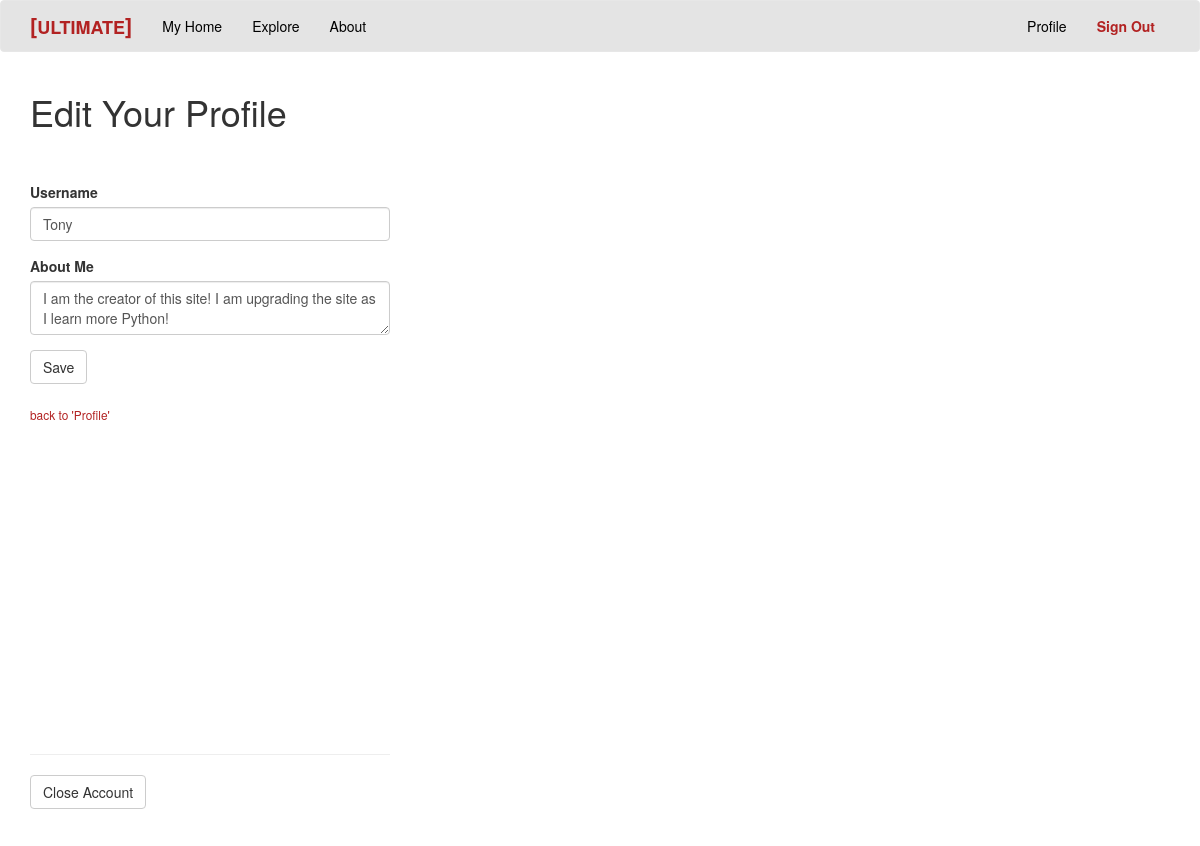
Screenshot of /edit_profile (signed in) with the database file from the repository.
### app/models.py (models this page shows, shortened)
class User(UserMixin, db.Model): #database model for Users
  id = db.Column(db.Integer, primary_key=True)
  username = db.Column(db.String(64), index=True, unique=True)
  email = db.Column(db.String(120), index=True, unique=True)
  password_hash = db.Column(db.String(128))
  posts = db.relationship('Post', backref='author', lazy='dynamic')
  about_me = db.Column(db.String(140))
  last_seen = db.Column(db.DateTime, default=datetime.utcnow)
  followed = db.relationship(
    'User', secondary = followers,
    primaryjoin=(followers.c.follower_id == id),
    secondaryjoin=(followers.c.followed_id==id),
    backref=db.backref('followers', lazy = 'dynamic'), lazy='dynamic' )

### app/main/routes.py (the view)
@bp.route('/edit_profile', methods=['GET','POST'])
@login_required
def edit_profile(): #data pre-checks are done in forms.py, so the form can check the inputs for invalidity and inform the user of the invalidity before the page can be submitted
    form = EditProfileForm(current_user.username) #invokes the editprofile form
    if form.validate_on_submit(): #if the user submits...
        current_user.username=form.username.data #reassign the current username data to the newly submitted username data
        current_user.about_me=form.about_me.data #reassign the current about me data to the newly submitted about_me data
        db.session.commit() #save the changes in the data base
        flash(_('Your changes have been saved')) #let the user know their changes have been saved
        return redirect(url_for('main.edit_profile')) #redirects user to edit profile page
    elif request.method == 'GET': #else if, if the user has just been directed to the edit profile page for an initial time('GET'TING INFO)...
        form.username.data = current_user.username # pre-populate the username and about_me
        form.about_me.data = current_user.about_me # forms with the data we have in our database
    CAform = CloseAccountForm()
    return render_template('edit_profile.html', title=_('Edit Profile'), form=form, CAform=CAform) #colored 'form' contains all the user's form data, 'form' can be accessed by 'edit_profile.html' to print data to the page usually using the "." operator

### app/main/forms.py (shortened to what this page needs)
class EditProfileForm(FlaskForm): #form for user profile modification
  username = StringField(_l('Username'), validators=[DataRequired()])
  about_me = TextAreaField(_l('About Me'), validators=[Length(min=0, max=140)])
  submit = SubmitField(_l('Save'))
  def __init__(self, original_username, *args, **kwargs): #custom validation method, invoked implicitly
    super(EditProfileForm, self).__init__(*args, **kwargs) #an overloaded constructor
    self.original_username = original_username #the user's current username(at that given time) is set to the self.original_username instance variable

class CloseAccountForm(FlaskForm):
  submit = SubmitField(_l('Close Account'))

### app/main/routes.py (called while the page is built)
@bp.before_app_request #decorator
def before_request(): #before the user accesses any page in our server we implicitly log the time in which they accessed it
    if current_user.is_authenticated: #checks if user is logged in (must be a registered user) if so...
        current_user.last_seen = datetime.utcnow() #we set the current time data we have for the user, to the updated time
        db.session.commit() #save the data in our database
    g.locale = str(get_locale())

### app/models.py (called while the page is built)
@login.user_loader #decorator registers function with Flask-Login
def load_user(id):
  return User.query.get(int(id))

### app/templates/edit_profile.html (shortened to what this page needs)
{% extends "base.html"%}
{% import 'bootstrap/wtf.html' as wtf %}
{% block app_content %}
<h1>{{ _('Edit Your Profile') }}</h1>
<br> <br>
<div class="row">
 <div class="col-md-4">
  {{ wtf.quick_form(form) }}
  <br>
  <p> <a style="color: firebrick;"
    href="{{ url_for('main.user', username=current_user.username) }}"><small>{{ _("back to 'Profile'") }}</small></a></p>
  <br><br><br><br><br><br><br><br><br><br><br><br><br><br><br><hr>
    <p>
    <form action="{{ url_for('main.close_account', username=current_user.username) }}" method="post">
     {{ CAform.submit(value= _('Close Account'), class_='btn btn-default') }}
    </form>
    </p>
 </div>
</div>
<br>
<br>
{% endblock %}

### rows the page displays
User: username "Tony", about_me "I am the creator of this site! I am upgrading the site as I learn more Python!"
